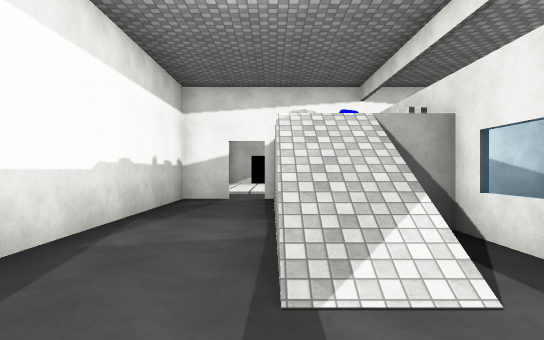
View 1 (above)

24 first-person views from a walk through a 3-D level made in the Unity game engine. The camera is 1.5 m above the floor, looks level and sees 75° across. The floor is counted in squares, 2 m on a side. Each view is taken from the middle of a square. On the plan, view 1 faces up. The plan holds only what a view shows up to about 11 squares ahead; the rest is blank. The place goes on beyond the plan. Door leaves are left out, so doorways stand open. Surface patterns are stand-ins for the level's own textures.

View 2
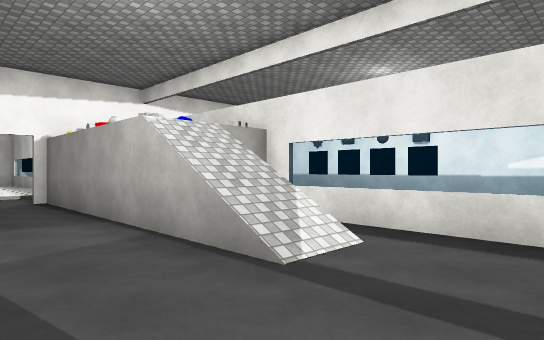

View 3
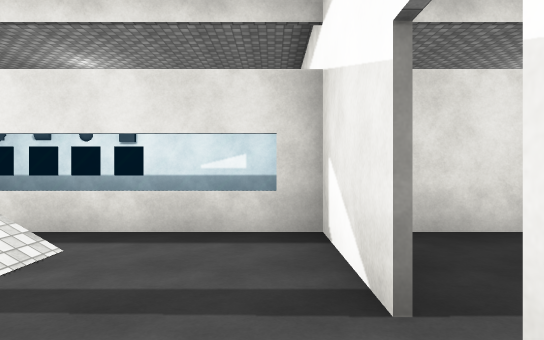

View 4
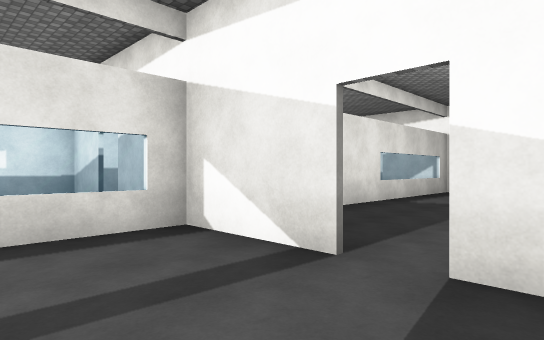

View 5
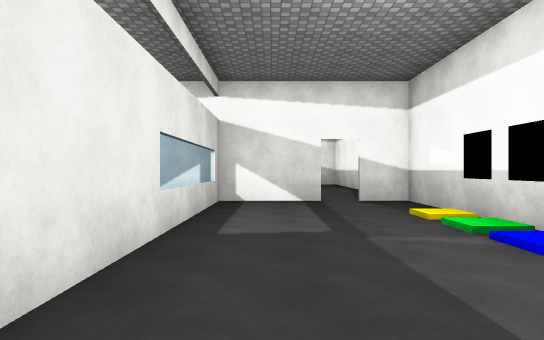

View 6
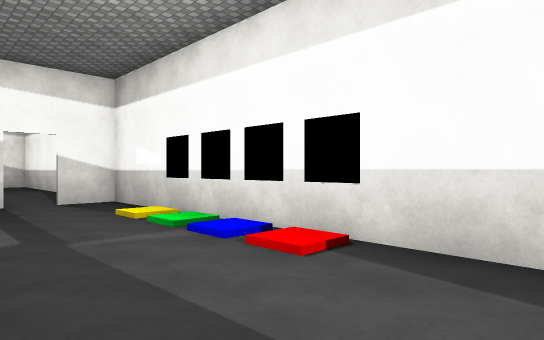

View 7
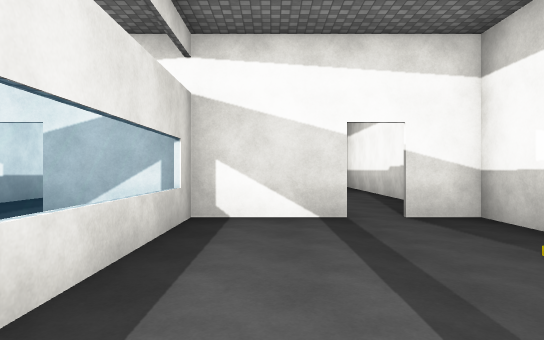

View 8
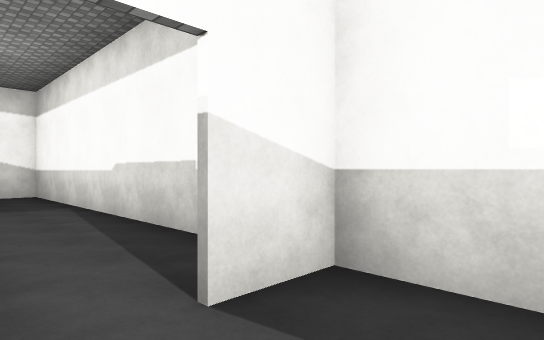

View 9
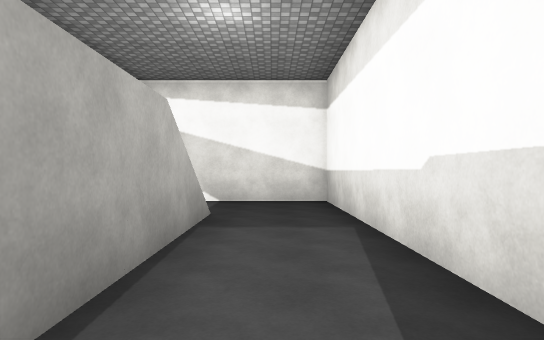

View 10
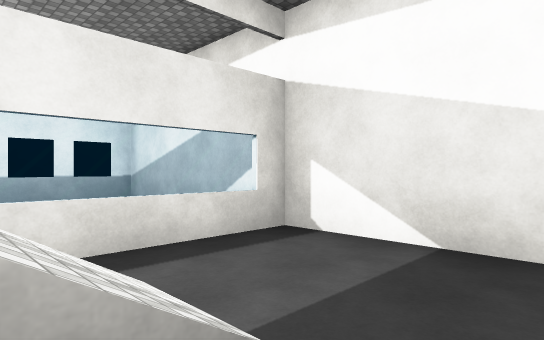

View 11
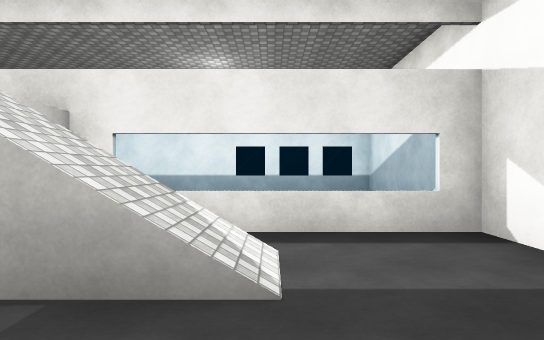

View 12
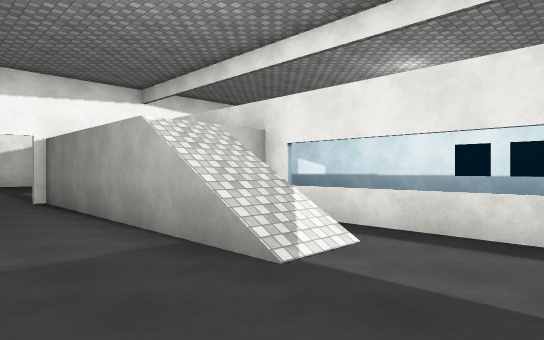

View 13
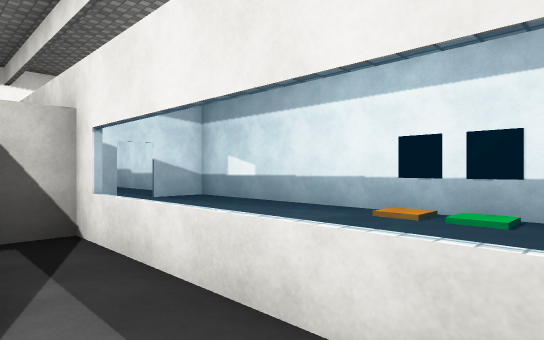

View 14
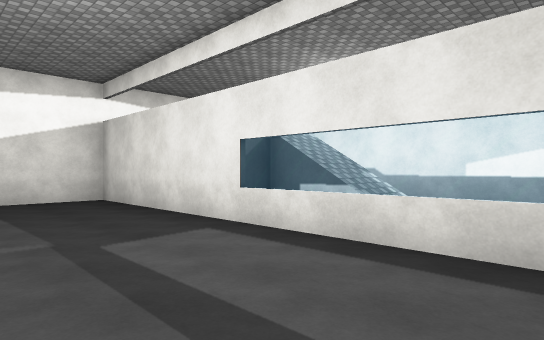

View 15
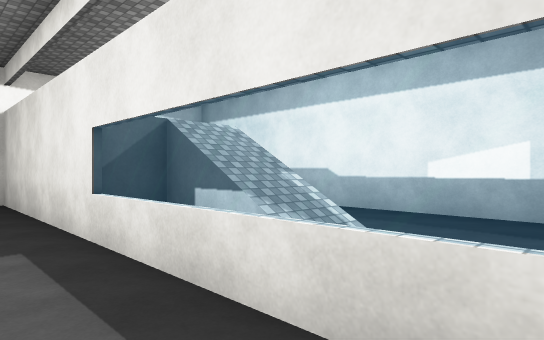

View 16
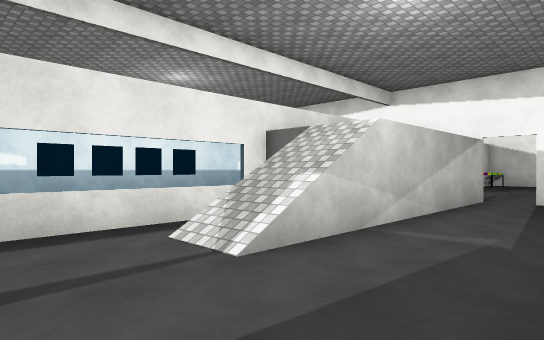

View 17
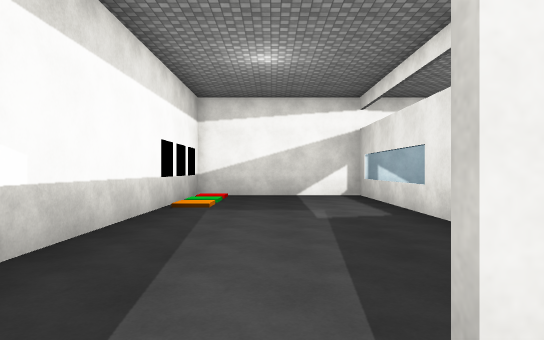

View 18
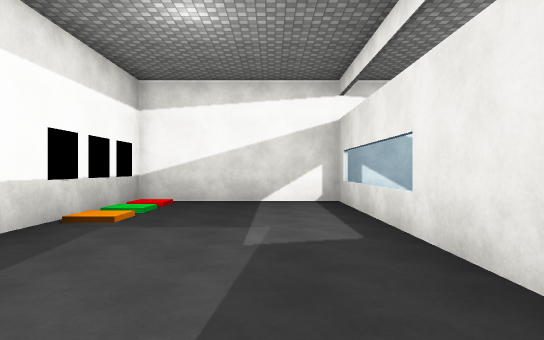

View 19
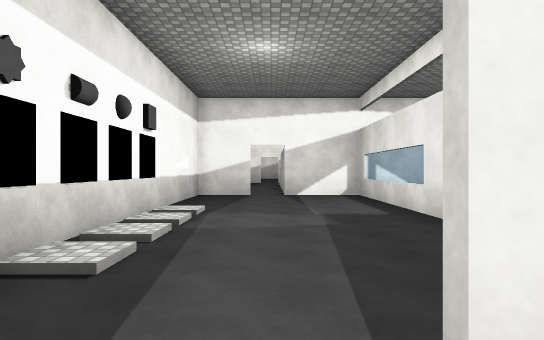

View 20
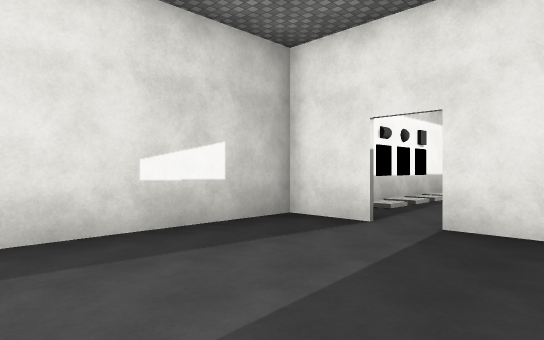

View 21
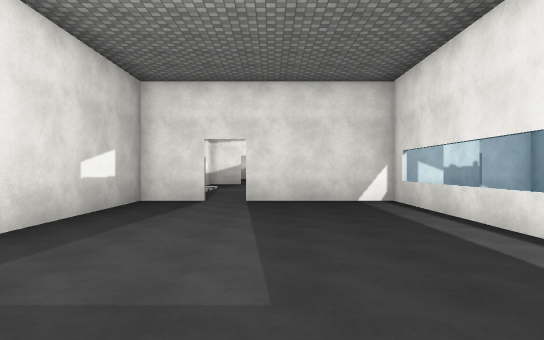

View 22
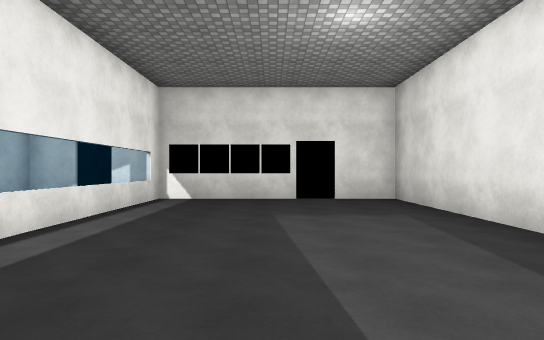

View 23
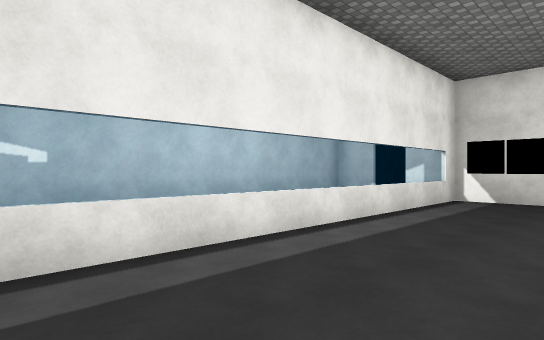

View 24
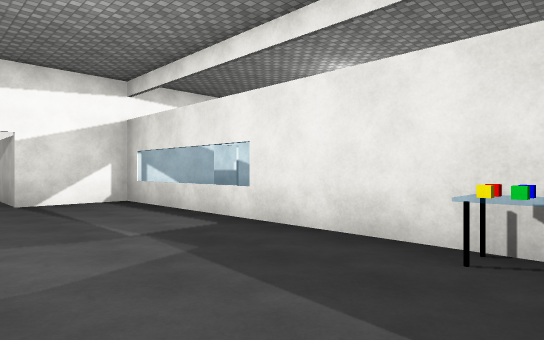

### Floor plan
Key: @ floor where view 1 was taken; # wall or solid block; x gap in a wall; . floor; / step, stairs or slope; D open door; = window, fence, low wall or low ledge; v drop or lower ground; O other object.
Columns run from 3 left of view 1 to 8 right of it. Each row starts with its distance up from view 1.
 21  ##
 20
 19  #DD####D###
 18 #   =......#
 17 #   =......#
 16 #   =......#
 15 #   =......#
 14 #   =......#
 13 #  .=......#
 12 #  .=......#
 11 # ..=......#
 10   ..=......#
  9 ##DD## #D###
  8 #..# = ....
  7 #..# #O....#
  6 #..# #.....#
  5 #..#x#.....#
  4 #..v/#.....#
  3 #..#/=.....#
  2  ..//=.....#
  1   ...=.....#
  0  ..@.=.....#
 -1 ##DD####D###
 -2 #....=  ..
 -3 #....=  ..
 -4 #....=  .. #
 -5 #....=  .. #
 -6 #....=./...#
 -7 #....=./...#
 -8 #....=./...#
 -9 #....=.....#
-10 #....=.....
-11 ##DD####D###
-12  ..v   ....#
-13 #..v =.....#
-14 #..v =.....#
-15 #..v =.....#
-16 #..v/=.....#
-17 #..#/=.....#
-18 #..//=.....#
-19 #....=.....#
-20 #....=.....#
-21 ############

Where each view was taken, in squares from view 1:
view 1: 0 up, 0 right, facing up
view 2: 0 up, 2 left, facing up-right
view 3: 0 up, 2 left, facing right
view 4: 2 up, 2 left, facing down-right
view 5: 2 down, 1 right, facing down
view 6: 2 down, 1 right, facing down-left
view 7: 5 down, 1 right, facing down
view 8: 9 down, 0 right, facing down-left
view 9: 12 down, 1 left, facing down
view 10: 17 down, 1 left, facing down-right
view 11: 18 down, 2 left, facing right
view 12: 20 down, 2 left, facing up-right
view 13: 20 down, 1 right, facing up-right
view 14: 10 down, 1 left, facing up-right
view 15: 10 down, 1 right, facing up-right
view 16: 10 down, 7 right, facing up-left
view 17: 10 down, 5 right, facing down
view 18: 12 down, 4 right, facing down
view 19: 10 up, 5 right, facing down
view 20: 14 up, 3 right, facing down-right
view 21: 18 up, 4 right, facing down
view 22: 10 up, 4 right, facing up
view 23: 10 up, 4 right, facing up-left
view 24: 8 up, 6 right, facing down-left
